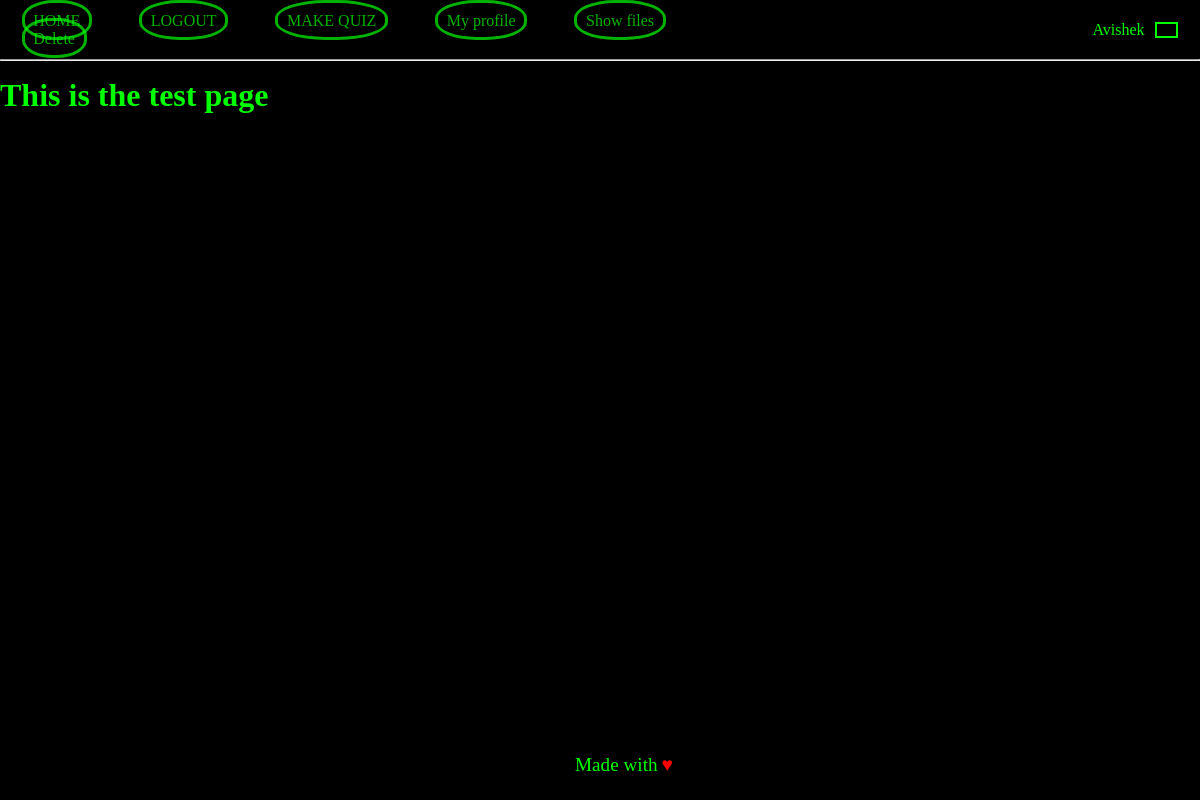
Page /test (signed in) on the earlier database version.
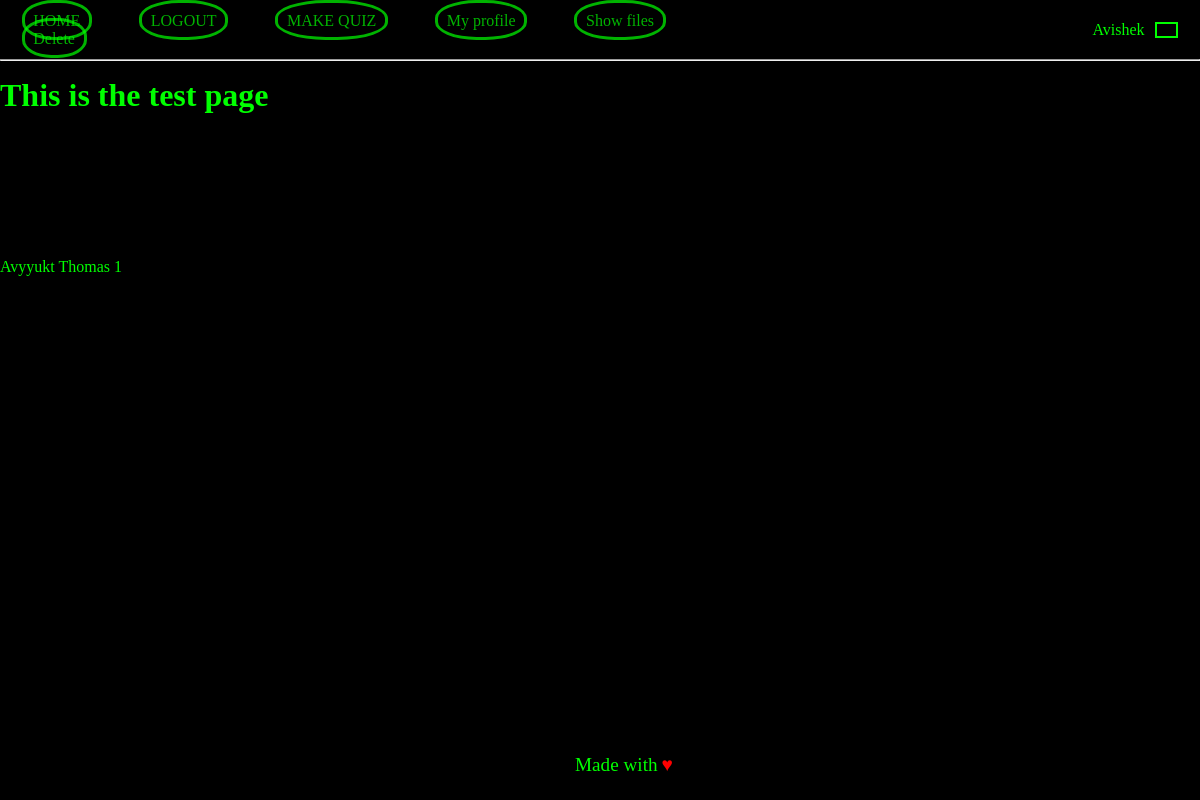
Same page on the later database version.
### website/models.py (models this page shows)
class User(db.Model,UserMixin):
    __tablename__ = 'users'
    id = db.Column(db.Integer, primary_key=True)
    first_name = db.Column(db.String)
    email = db.Column(db.String, unique = True)
    password = db.Column(db.String)

class User_Friends(db.Model):
    __tablename__ = 'user_friends'
    id = db.Column(db.Integer, primary_key=True)
    sender_user = db.Column("sender_user",db.String)
    recieved_user = db.Column("reciever_user",db.String)
    frnd_status = db.Column(db.Integer)

### website/views.py (the view)
@views.route('/test')
def test():
    query1 = User.query.all()
    query2 = Quiz.query.all()
    query3 = Question.query.all()
    query4 = Option.query.all()
    query5 = Score.query.all()
    query6 = User_profile.query.all()
    query7 = User_Friends.query.all()
    return render_template('test.html', message1 = query1 , message2 = query2,message3 = query3,message4 = query4, message5 = query5 ,message6 = query6,message7= query7, user = current_user)

### website/__init__.py (called while the page is built)
def create_app():
    app = Flask(__name__)
    app.config['SECRET_KEY'] = 'delta_<3'
    app.config['SQLALCHEMY_DATABASE_URI'] = f'sqlite:///{DB_NAME}'
    db.init_app(app)
    from .views import views
    from .auth import auth
    app.register_blueprint(views, url_prefix = '/')
    app.register_blueprint(auth, url_prefix = '/')
    from .models import User, Quiz, Question, Option, Score, User_profile, User_Friends
    with app.app_context():
        db.create_all()
    login_manager = LoginManager()
    login_manager.login_view = 'auth.login'
    login_manager.init_app(app)
    @login_manager.user_loader
    def load_user(id):
        return User.query.get(int(id))
    return app

### website/templates/test.html (shortened to what this page needs)
{%extends "base.html"%}
{%block content%}
<h1>This is the test page</h1>
<br>
<br>
<br>
<br>
<br>
<br>
<br>
<br>
{%for x in message7%}
{{x.recieved_user}}
{{x.sender_user}}
{{x.frnd_status}}
{%endfor%}
{%endblock%}

### website/templates/base.html (shortened to what this page needs)
  <!DOCTYPE html>
<html lang="en">
  <head>
    <link rel="stylesheet" href= "{{ url_for('static',filename='styles/base.css') }}">
  </head>
  <body>
        <nav class="navbar" id="navbar">
            <div class="link_container">
              <p>
              {% if user.is_authenticated %}
              <a class="nav-item" id="home" href="/">HOME</a>
              <a class="nav-item" id="logout" href="/logout">LOGOUT</a>
              <a class="nav-item" id="quizmaker" href="/quizmaker">MAKE QUIZ</a>
              <a class="nav-item " id="profile" href="/profile/my_profile">My profile</a>
                {%else%}
                <a class="nav-item" id="login" href="/login">LOGIN</a>
                <a class="nav-item" id="signUp" href="/sign-up">Sign Up</a>
                {%endif%}
                <a class="nav-item" id="test" href="/test">Show files</a>
                <a class="nav-item" id="delete" href="/delete">Delete</a>
              </p>
            </div>
            <div class="user_profile">
              <span id="profile_name">{{user.first_name}}</span>
              <button id="profile_btn" onclick="/profile/my_profile"></button>
            </div>
        </nav>
        <hr style="margin-bottom: 2vh;"/>
    <div class="container">
    {% block content%}
    {%endblock%}
    </div>
    <div class="bonus">
      <span class="delta" id="span1">Made with</span>
      <span class="delta" id="span2"> ♥</span>
    </div>
  </body>
</html>

### website/static/styles/base.css (style rules this page uses)
* { margin: 0; padding: 0; color: rgb(0, 255, 0); }
body { background-color: rgb(0, 0, 0); background-repeat: no-repeat; background-size: cover; }
.navbar { background-color: rgb(0, 0, 0); height: max-content; display: flex; flex-direction: row; justify-content: space-between; align-items: center; }
.link_container { width: 60%; }
.nav-item { margin:3%; padding: 1.2%; height: 2vh; border: solid rgb(0, 255, 0); border-radius: 45%; opacity: 70%; transition: all .2s ease-in-out }
a { text-decoration: none; }
.user_profile { width: 8vw; padding: 1%; display: flex; flex-direction: row; justify-content: space-between; align-items: center; }
#profile_name { margin: 0.5%; }
#profile_btn { height: 2vh; width: 2vw; margin: 10%; background-color: black; border: 0.2em solid rgb(0, 255, 0); }
.bonus { position: absolute; left: 50%; bottom: 0; transform: translate(-50%); margin: 2%; }
.delta { font-size: 1.2em; }
#span2 { color: red; }

Differences in the rows shown:
added User_Friends: recieved_user "Avyyukt", sender_user "Thomas", frnd_status "1"
